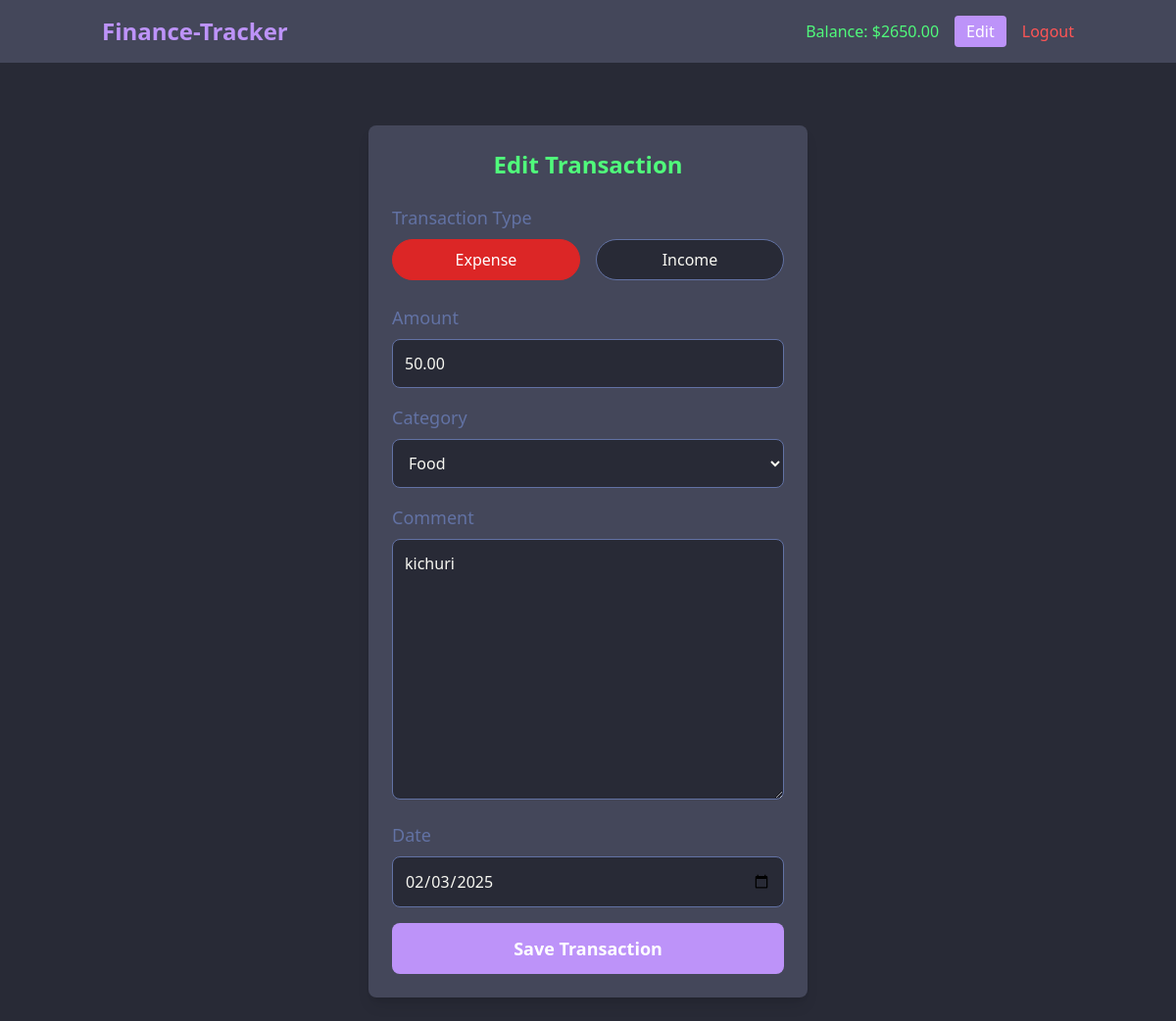
Page /edit-transaction/16/ (signed in) on the committed database.
### tracker/models.py (models this page shows, shortened)
class UserProfile(models.Model):
    user = models.OneToOneField(User, on_delete=models.CASCADE)
    balance = models.DecimalField(
        max_digits=12, decimal_places=2, default=Decimal("0.00")
    )

class Transaction(models.Model):
    user = models.ForeignKey(User, on_delete=models.CASCADE)
    amount = models.DecimalField(max_digits=12, decimal_places=2)
    category = models.ForeignKey(Category, on_delete=models.SET_NULL, null=True)
    comment = models.TextField(blank=True)
    date = models.DateField()
    is_expense = models.BooleanField(default=True)

### tracker/views.py (the view)
@login_required
def edit_transaction_view(request, pk):
    transaction = get_object_or_404(Transaction, pk=pk, user=request.user)
    old_amount = transaction.amount
    if request.method == "POST":
        form = TransactionForm(request.POST, instance=transaction)
        if form.is_valid():
            updated_transaction = form.save()
            profile = request.user.userprofile
            if updated_transaction.is_expense:
                profile.balance += old_amount - updated_transaction.amount
            else:
                profile.balance += updated_transaction.amount - old_amount
            profile.save()
            messages.success(request, "Transaction updated successfully")
            return redirect("home")
        else:
            messages.error(request, "Error occurred while updating transaction")
    else:
        form = TransactionForm(instance=transaction)
    return render(request, "tracker/transaction_form.html", {"form": form})

### tracker/forms.py
class TransactionForm(forms.ModelForm):
    class Meta:
        model = Transaction
        fields = ["amount", "category", "comment", "date", "is_expense"]
        widgets = {
            "date": forms.DateInput(attrs={"type": "date"}),
        }

### tracker/models.py (called while the page is built)
    def __str__(self):
        return self.name

### tracker/templates/tracker/transaction_form.html (shortened to what this page needs)
{% extends 'tracker/base.html' %}
{% load widget_tweaks %}
{% block content %}
<div class="max-w-md mx-auto mt-10 bg-[var(--current-line)] p-6 rounded-lg shadow-lg">
    <h2 class="text-2xl mb-6 font-semibold text-[var(--green)] text-center">
        {% if form.instance.pk %}Edit{% else %}Add{% endif %} Transaction
    </h2>
    <form method="post">
        <div class="mb-6">
            <label class="block text-[var(--comment)] mb-2 text-lg font-medium">Transaction Type</label>
            <div class="flex justify-between">
                <label for="id_is_expense_expense" class="flex-1 text-center px-4 py-2 border rounded-full font-medium cursor-pointer transition-all"
                    id="expense-chip">
                    Expense
                </label>
                <div class="w-4"></div>
                <label for="id_is_expense_income" class="flex-1 text-center px-4 py-2 border rounded-full font-medium cursor-pointer transition-all"
                    id="income-chip">
                    Income
                </label>
            </div>
        </div>
        {% for field in form %}
            {% if field.name != "is_expense" %}
                <div class="mb-4">
                    <label class="block text-[var(--comment)] mb-2 text-lg font-medium">{{ field.label }}</label>
                    {% render_field field class="w-full p-3 rounded-lg bg-[var(--background)] text-[var(--foreground)] border border-[var(--comment)] focus:border-[var(--purple)] focus:ring-2 focus:ring-[var(--purple)]" %}
                </div>
            {% endif %}
        {% endfor %}
        <button type="submit" class="w-full bg-[var(--purple)] text-white px-6 py-3 rounded-lg font-semibold text-lg hover:bg-[var(--pink)] transition-all">
            Save Transaction
        </button>
    </form>
</div>
{% endblock %}

### tracker/templates/tracker/partials/_header.html (shortened to what this page needs)
<header class="bg-[var(--current-line)] py-4">
  <nav class="container mx-auto px-4 flex justify-between items-center">
    <a href="{% url 'home' %}" class="text-2xl font-bold text-[var(--purple)]"
      >Finance-Tracker</a
    >
    <div class="flex items-center space-x-4">
      {% if user.is_authenticated %}
      <span class="text-[var(--green)]"
        >Balance: ${{ user.userprofile.balance }}</span
      >
      <a
        href="{% url 'edit_balance' %}"
        class="bg-[var(--purple)] text-white px-3 py-1 rounded hover:bg-[var(--pink)]"
        >Edit</a
      >
      <a
        href="{% url 'logout' %}"
        class="text-[var(--red)] hover:text-[var(--orange)]"
        >Logout</a
      >
      {% endif %}
    </div>
  </nav>
</header>

### tracker/templates/tracker/base.html (style rules this page uses)
:root { --background: #282a36; --current-line: #44475a; --foreground: #f8f8f2; --comment: #6272a4; --cyan: #8be9fd; --green: #50fa7b; --orange: #ffb86c; --pink: #ff79c6; --purple: #bd93f9; --red: #ff5555; --yellow: #f1fa8c; }
body { background-color: var(--background); color: var(--foreground); }

### rows in the picture
Transaction: amount "50.00" "Food" "kichuri" "02/03/2025"

### other values in the picture
{{ user.userprofile.balance }} "2650.00"
{{ field.label }} "Amount" "Category" "Comment" "Date"
